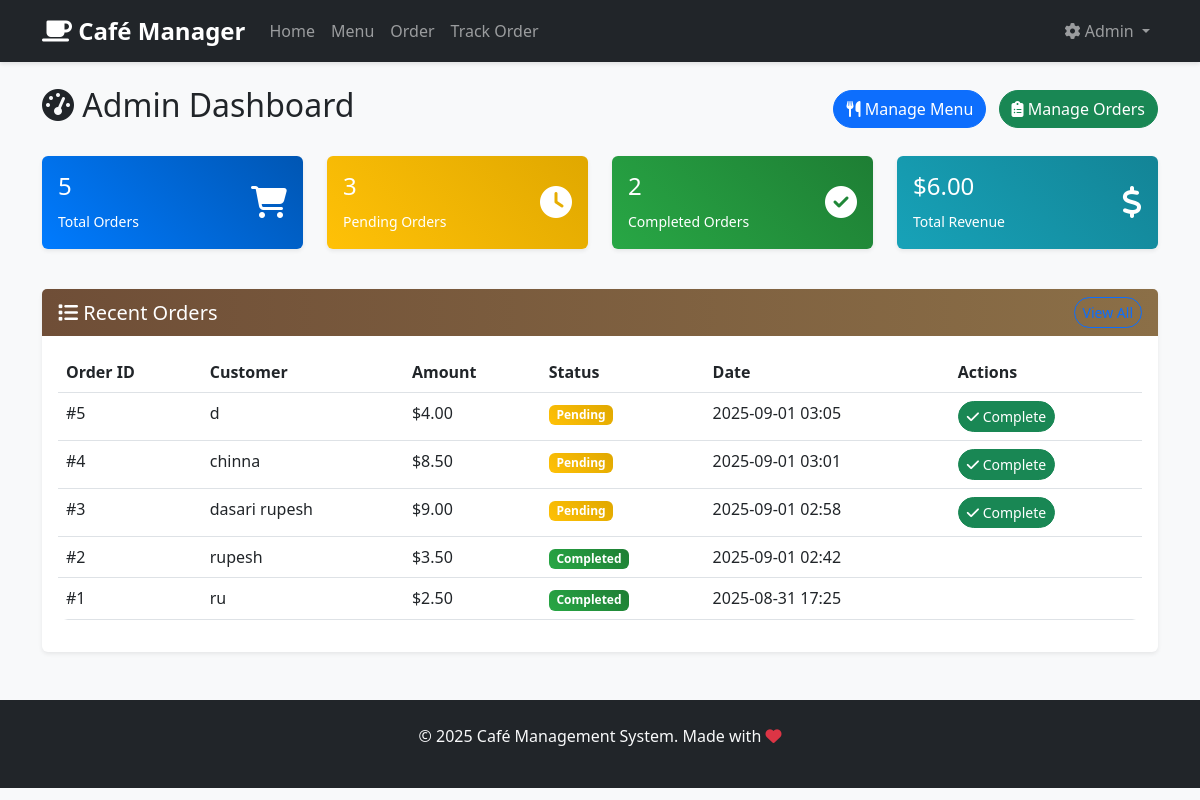
The page /admin on the database its author committed.
### app.py (models this page shows, shortened)
class Order(db.Model):
    id = db.Column(db.Integer, primary_key=True)
    customer_name = db.Column(db.String(100), nullable=False)
    customer_phone = db.Column(db.String(20))
    total_amount = db.Column(db.Float, nullable=False)
    status = db.Column(db.String(20), default='pending')  # pending, completed, cancelled
    created_at = db.Column(db.DateTime, default=datetime.utcnow)
    order_items = db.relationship('OrderItem', backref='order', lazy=True, cascade='all, delete-orphan')

### app.py (the view)
@app.route('/admin')
def admin_dashboard():
    total_orders = Order.query.count()
    pending_orders = Order.query.filter_by(status='pending').count()
    completed_orders = Order.query.filter_by(status='completed').count()
    total_revenue = db.session.query(db.func.sum(Order.total_amount)).filter_by(status='completed').scalar() or 0
    recent_orders = Order.query.order_by(Order.created_at.desc()).limit(5).all()
    return render_template('admin/dashboard.html',
                         total_orders=total_orders,
                         pending_orders=pending_orders,
                         completed_orders=completed_orders,
                         total_revenue=total_revenue,
                         recent_orders=recent_orders)

### templates/admin/dashboard.html (shortened to what this page needs)
{% extends "base.html" %}
{% block content %}
<div class="d-flex justify-content-between align-items-center mb-4">
    <h2><i class="fas fa-tachometer-alt"></i> Admin Dashboard</h2>
    <div>
        <a href="{{ url_for('admin_menu') }}" class="btn btn-primary me-2">
            <i class="fas fa-utensils"></i> Manage Menu
        </a>
        <a href="{{ url_for('admin_orders') }}" class="btn btn-success">
            <i class="fas fa-clipboard-list"></i> Manage Orders
        </a>
    </div>
</div>
<div class="row mb-4">
    <div class="col-md-3 mb-3">
        <div class="card bg-primary text-white">
            <div class="card-body">
                <div class="d-flex justify-content-between">
                    <div>
                        <h4>{{ total_orders }}</h4>
                        <small>Total Orders</small>
                    </div>
                    <div class="align-self-center">
                        <i class="fas fa-shopping-cart fa-2x"></i>
                    </div>
                </div>
            </div>
        </div>
    </div>
    <div class="col-md-3 mb-3">
        <div class="card bg-warning text-white">
            <div class="card-body">
                <div class="d-flex justify-content-between">
                    <div>
                        <h4>{{ pending_orders }}</h4>
                        <small>Pending Orders</small>
                    </div>
                    <div class="align-self-center">
                        <i class="fas fa-clock fa-2x"></i>
                    </div>
                </div>
            </div>
        </div>
    </div>
    <div class="col-md-3 mb-3">
        <div class="card bg-success text-white">
            <div class="card-body">
                <div class="d-flex justify-content-between">
                    <div>
                        <h4>{{ completed_orders }}</h4>
                        <small>Completed Orders</small>
                    </div>
                    <div class="align-self-center">
                        <i class="fas fa-check-circle fa-2x"></i>
                    </div>
                </div>
            </div>
        </div>
    </div>
    <div class="col-md-3 mb-3">
        <div class="card bg-info text-white">
            <div class="card-body">
                <div class="d-flex justify-content-between">
                    <div>
                        <h4>${{ "%.2f"|format(total_revenue) }}</h4>
                        <small>Total Revenue</small>
                    </div>
                    <div class="align-self-center">
                        <i class="fas fa-dollar-sign fa-2x"></i>
                    </div>
                </div>
            </div>
        </div>
    </div>
</div>
<div class="card">
    <div class="card-header d-flex justify-content-between align-items-center">
        <h5 class="mb-0"><i class="fas fa-list"></i> Recent Orders</h5>
        <a href="{{ url_for('admin_orders') }}" class="btn btn-sm btn-outline-primary">View All</a>
    </div>
    <div class="card-body">
        {% if recent_orders %}
            <div class="table-responsive">
                <table class="table table-hover">
                    <thead>
                        <tr>
                            <th>Order ID</th>
                            <th>Customer</th>
                            <th>Amount</th>
                            <th>Status</th>
                            <th>Date</th>
                            <th>Actions</th>
                        </tr>
                    </thead>
                    <tbody>
                        {% for order in recent_orders %}
                        <tr>
                            <td>#{{ order.id }}</td>
                            <td>{{ order.customer_name }}</td>
                            <td>${{ "%.2f"|format(order.total_amount) }}</td>
                            <td>
                                <span class="badge bg-{{ 'warning' if order.status == 'pending' else 'success' if order.status == 'completed' else 'secondary' }}">
                                    {{ order.status.title() }}
                                </span>
                            </td>
                            <td>{{ order.created_at.strftime('%Y-%m-%d %H:%M') }}</td>
                            <td>
                                {% if order.status == 'pending' %}
                                    <a href="{{ url_for('update_order_status', id=order.id, status='completed') }}"
                                       class="btn btn-sm btn-success">
                                        <i class="fas fa-check"></i> Complete
                                    </a>
                                {% endif %}
                            </td>
                        </tr>
                        {% endfor %}
                    </tbody>
                </table>
            </div>
        {% else %}
            <div class="text-center py-4">
                <i class="fas fa-inbox fa-3x text-muted mb-3"></i>
                <p class="text-muted">No orders yet</p>
            </div>
        {% endif %}
    </div>
</div>
{% endblock %}

### static/css/style.css (style rules this page uses)
body { background-color: #f8f9fa; font-family: 'Segoe UI', Tahoma, Geneva, Verdana, sans-serif; }
.card { border: none; box-shadow: 0 0.125rem 0.25rem rgba(0, 0, 0, 0.075); transition: transform 0.2s ease-in-out, box-shadow 0.2s ease-in-out; }
.btn { border-radius: 25px; font-weight: 500; transition: all 0.3s ease; }
.table { border-radius: 10px; overflow: hidden; }
.card-header { background: linear-gradient(90deg, #6f4e37, #8b6f47); color: white; border-bottom: none; font-weight: 600; }
.bg-primary { background: linear-gradient(45deg, #007bff, #0056b3) !important; }
.bg-success { background: linear-gradient(45deg, #28a745, #1e7e34) !important; }
.bg-warning { background: linear-gradient(45deg, #ffc107, #e0a800) !important; }
.bg-info { background: linear-gradient(45deg, #17a2b8, #138496) !important; }
.card { animation: fadeIn 0.5s ease-out; }

### rows shown on the page
Order: id "5", customer_name "d", total_amount "4.00", status "Pending", created_at "2025-09-01 03:05"
Order: id "4", customer_name "chinna", total_amount "8.50", status "Pending", created_at "2025-09-01 03:01"
Order: id "3", customer_name "dasari rupesh", total_amount "9.00", status "Pending", created_at "2025-09-01 02:58"
Order: id "2", customer_name "rupesh", total_amount "3.50", status "Completed", created_at "2025-09-01 02:42"
Order: id "1", customer_name "ru", total_amount "2.50", status "Completed", created_at "2025-08-31 17:25"

### other values the page prints
{{ total_orders }} "5"
{{ pending_orders }} "3"
{{ completed_orders }} "2"
{{ "%.2f"|format(total_revenue) }} "6.00"
